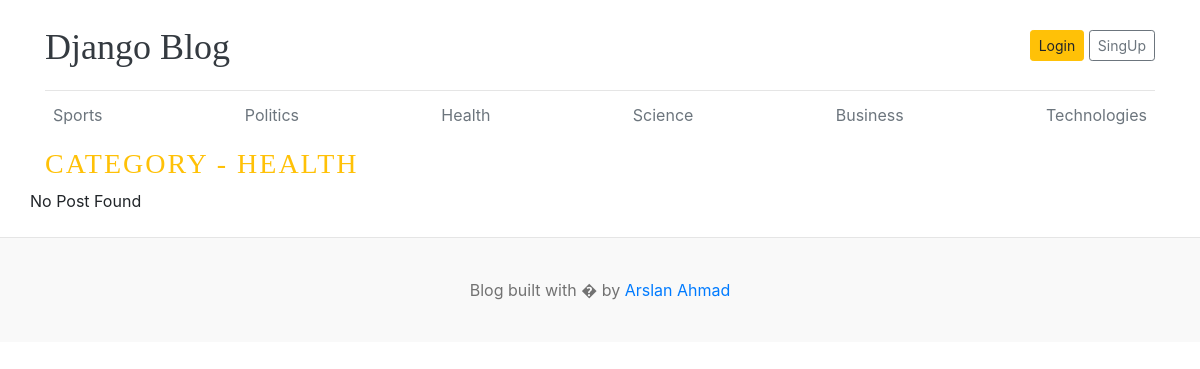
Screenshot of /category/3/ with the database file from the repository.
### blogs/models.py (models this page shows)
class Category(models.Model):
    category_name = models.CharField(max_length=100, unique=True)
    created_at = models.DateTimeField(auto_now_add=True)
    updated_at = models.DateTimeField(auto_now=True)
    class Meta:
        verbose_name = "Category"
        verbose_name_plural = "Categories"
    def __str__(self):
        return self.category_name

### blogs/views.py (the view)
# urls.py: path('<int:category_id>/', views.posts_by_category, name='posts_by_category'),
def posts_by_category(request, category_id):
    posts = Blog.objects.filter(category=category_id, status="Published")
    category = get_object_or_404(Category, pk=category_id)
    context = {
        'posts': posts,
        'category': category,
    }
    return render(request, 'posts_by_category.html', context)

### blogs/context_processors.py (called while the page is built)
def get_categories(request):
    categories = Category.objects.all()
    return dict(categories=categories)

### templates/posts_by_category.html (shortened to what this page needs)
    {% extends "base.html" %}
    {% block content %}
      <div class="nav-scroller py-1 mb-2">
        <nav class="nav d-flex justify-content-between">
          {% for cat in categories %}
          <a class="p-2 text-muted" href="{% url 'posts_by_category' cat.id %}">{{cat.category_name}}</a>
          {% endfor %}
        </nav>
      </div>
  <h3 class="text-uppercase text-warning" style="letter-spacing: 2px;">Category - {{ category }}</h3>
  <div class="row mb-2">
  {% if posts %}
    {% for post in posts %}
    <div class="col-md-6">
      <div class="card border-0" >
        <div class="card-body">
          <h3>{{ post.title }}</h3>
          <small class="mb-1 text-muted">{{ post.created_at | timesince }} ago | {{ post.author }}</small>
          <p class="card-text">{{ post.short_description | truncatewords:15 }}</p>
        </div>
      </div>
    </div>
    {% endfor %}
  {% else %}
  <p>No Post Found</p>
  {% endif %}
  </div>
</div>
{% endblock %}

### blog_main/static/css/blog.css (style rules this page uses)
h1, h2, h3, h4, h5, h6 { font-family: "Playfair Display", Georgia, "Times New Roman", serif; }

### rows the page displays
Category: category_name "Sports"
Category: category_name "Politics"
Category: category_name "Health", category_name "HEALTH"
Category: category_name "Science"
Category: category_name "Business"
Category: category_name "Technologies"
